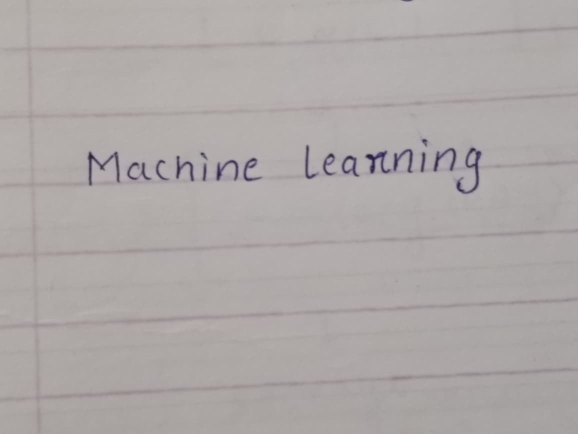
#> input picture photo1.png, 1156 x 867 px (shown at 1/2 size)
$ python -i preprocess.py   (imports and definitions only)
#> lines starting #> are read from the running program, lines starting #| are printed output that depends on the picture; after the words box and inside, x2 and y2 are one past the last pixel; in counts of white or black regions, pixels touching at a corner belong together
#!/usr/bin/env python3
"""
scripts/preprocess.py  —  called by Module 1 (image_processing.c)

Usage (called internally by C via popen):
  python scripts/preprocess.py preprocess <input_img> <output_img>
  python scripts/preprocess.py pdf2png    <pdf_path>  <out_dir>

Implements the exact OpenCV pipeline from the original Colab notebook:
  resize ×2  →  grayscale  →  fastNlMeansDenoising
  sharpen kernel  →  adaptiveThreshold  →  morphologyEx CLOSE
"""

import sys
import os

try:
    import cv2
    import numpy as np
    from pdf2image import convert_from_path
except ImportError as e:
    sys.stderr.write(f"[preprocess] Missing dep: {e}\n"
                     "Run: pip install opencv-python pdf2image pillow\n")
    sys.exit(1)


# ── OpenCV pipeline (mirrors Colab exactly) ──────────────────────

def preprocess(input_path: str, output_path: str) -> None:
#> called with input_path = '../photo1.png', output_path = 'out.png'
    img = cv2.imread(input_path)
#> img is the input picture: shape (867, 1156, 3); mean B, G, R 167.4, 168.5, 173.8
    if img is None:
        raise ValueError(f"Cannot read: {input_path}")

    # 1. Resize ×2 (INTER_CUBIC)
    img = cv2.resize(img, None, fx=2.0, fy=2.0,
                     interpolation=cv2.INTER_CUBIC)
#> img: shape (1734, 2312, 3)

    # 2. Grayscale
    gray = cv2.cvtColor(img, cv2.COLOR_BGR2GRAY)

    # 3. Denoise  (h=30, template=7, search=21)
    denoised = cv2.fastNlMeansDenoising(gray, None, 30, 7, 21)

    # 4. Sharpen kernel  [[0,-1,0],[-1,5,-1],[0,-1,0]]
    kernel    = np.array([[0, -1, 0], [-1, 5, -1], [0, -1, 0]])
    sharpened = cv2.filter2D(denoised, -1, kernel)

    # 5. Adaptive threshold (Gaussian, block=31, C=11)
    thresh = cv2.adaptiveThreshold(
        sharpened, 255,
        cv2.ADAPTIVE_THRESH_GAUSSIAN_C,
        cv2.THRESH_BINARY,
        31, 11
    )
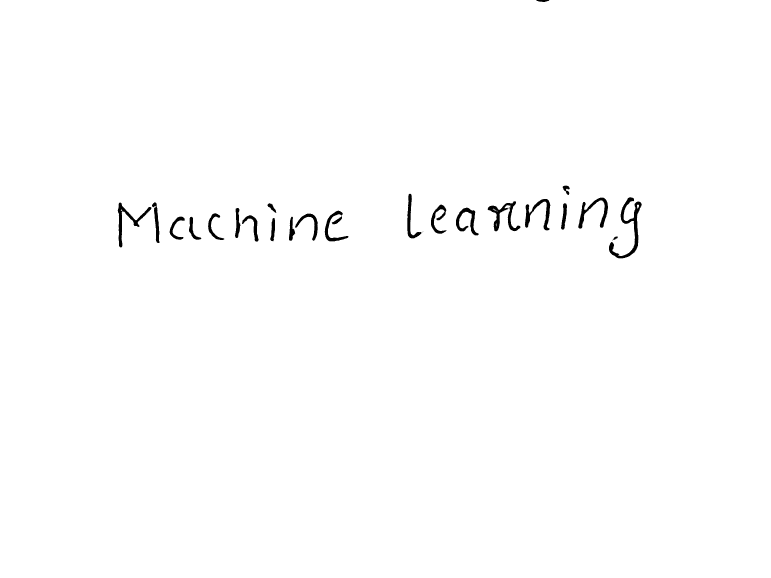
#> thresh: shape (1734, 2312) (shown at 1/3 size); 99.3% white; 29 black regions (5 under 20 px), largest, box (x1, y1, x2, y2) and area: (1827, 592, 1925, 775) 3752, (1463, 604, 1562, 694) 2583, (353, 608, 454, 742) 2403

    # 6. Morphological close (1×1 kernel)
    k2      = np.ones((1, 1), np.uint8)
    cleaned = cv2.morphologyEx(thresh, cv2.MORPH_CLOSE, k2)

    cv2.imwrite(output_path, cleaned)


# ── PDF → per-page PNG ───────────────────────────────────────────

def pdf_to_png(pdf_path: str, out_dir: str) -> None:
    os.makedirs(out_dir, exist_ok=True)
    pages = convert_from_path(pdf_path)
    for i, page in enumerate(pages):
        out = os.path.join(out_dir, f"page_{i}.png")
        page.save(out, "PNG")
        print(out)   # C reads these paths from stdout


# ── entry point ──────────────────────────────────────────────────

# [18 lines not run here, left out]

>>> result = preprocess('../photo1.png', 'out.png')

$ run again, on scan1.png
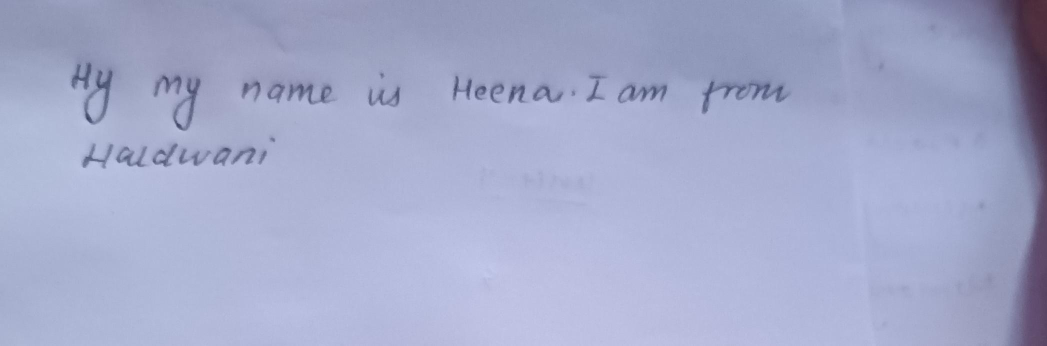
#> input picture scan1.png, 2094 x 691 px (shown at 1/2 size)
#> in preprocess, img is the input picture: shape (691, 2094, 3); mean B, G, R 202.6, 169.9, 164
#> img: shape (1382, 4188, 3)
#> in preprocess, `gray = cv2.cvtColor(img, cv2.COLOR_BGR2GRAY)`:
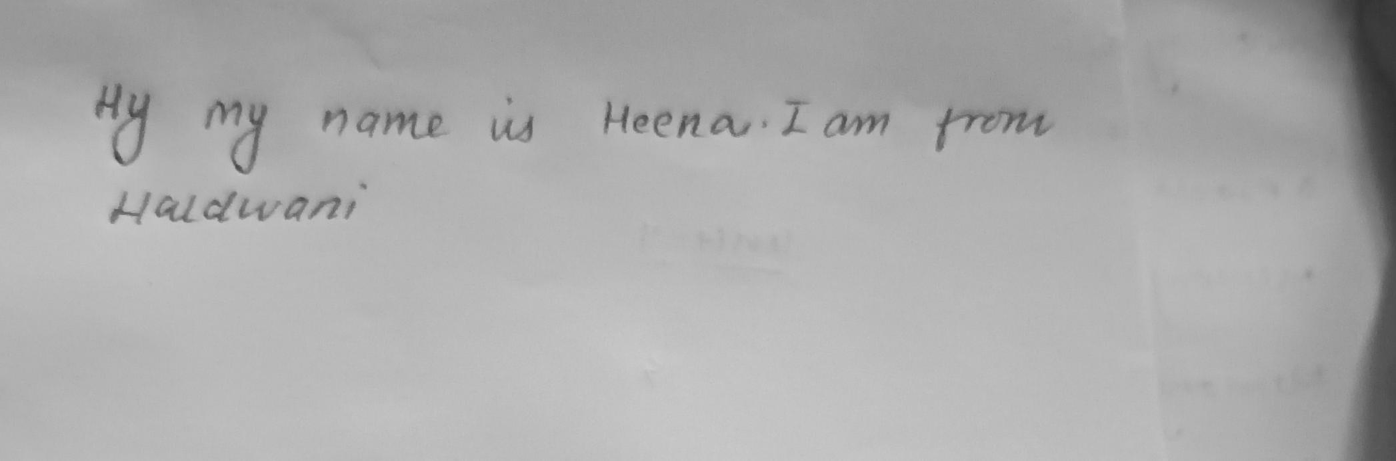
#> gray: shape (1382, 4188) (shown at 1/3 size); min 46, max 205, mean 171.9
#> in preprocess, `thresh = cv2.adaptiveThreshold( sharpened, 255, cv2.ADAPTIVE_THRESH_GA..`:
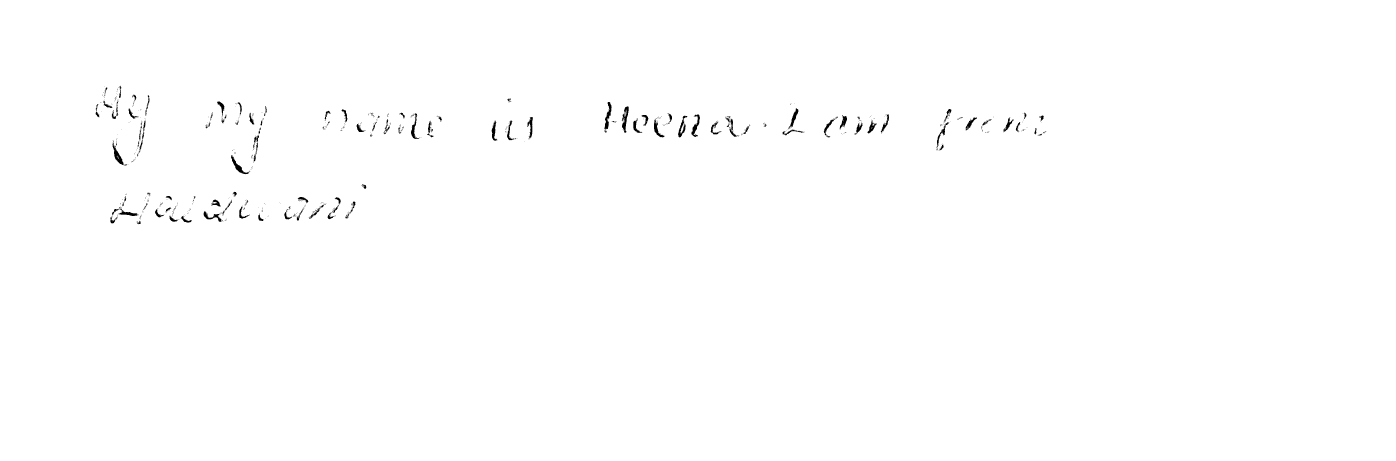
#> thresh: shape (1382, 4188) (shown at 1/3 size); 99.6% white; 729 black regions (608 under 20 px), largest, box (x1, y1, x2, y2) and area: (1865, 319, 1886, 398) 763, (337, 421, 372, 496) 741, (1813, 306, 1835, 389) 731
